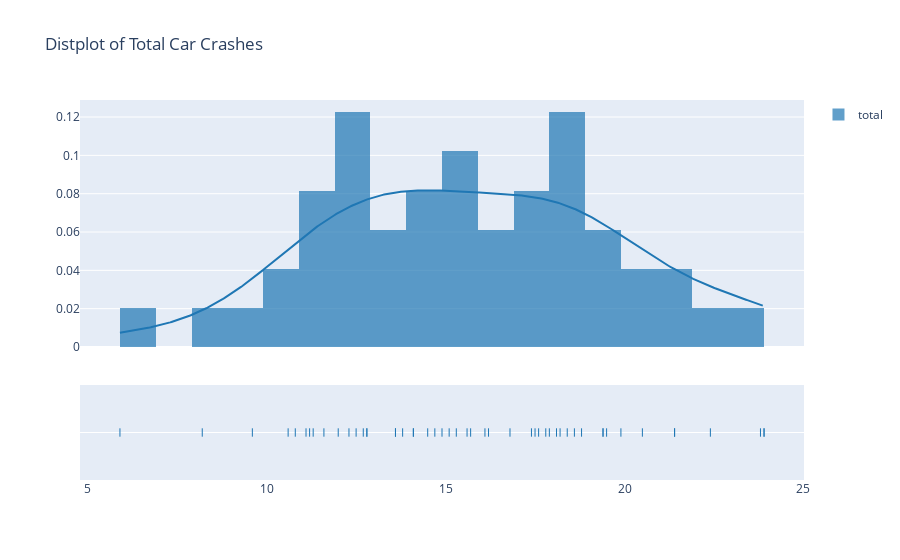

This figure's notebook cell:
### Markdown cell above
We can use the fig object to add more elements to our plot, like below.

### Code cell
# Add title
fig.update_layout(title_text='Distplot of Total Car Crashes')
fig.show()

### Figure 1 — Plotly figure (JSON) as saved in the notebook; plotly's stock layout.template omitted (floating-point values rounded to 4 significant figures; data arrays with more than 128 entries replaced by an {"elided": "..."} marker saying what was removed)
{"data": [{"autobinx": false, "histnorm": "probability density", "legendgroup": "total", "marker": {"color": "rgb(31, 119, 180)"}, "name": "total", "opacity": 0.7, "type": "histogram", "x": [18.8, 18.1, 18.6, 22.4, 12, 13.6, 10.8, 16.2, 5.9, 17.9, 15.6, 17.5, 15.3, 12.8, 14.5, 15.7, 17.8, 21.4, 20.5, 15.1, 12.5, 8.2, 14.1, 9.6, 17.6, 16.1, 21.4, 14.9, 14.7, 11.6, 11.2, 18.4, 12.3, 16.8, 23.9, 14.1, 19.9, 12.8, 18.2, 11.1, 23.9, 19.4, 19.5, 19.4, 11.3, 13.6, 12.7, 10.6, 23.8, 13.8, 17.4], "xaxis": "x", "xbins": {"end": 23.9, "size": 1, "start": 5.9}, "yaxis": "y"}, {"legendgroup": "total", "marker": {"color": "rgb(31, 119, 180)"}, "mode": "lines", "name": "total", "showlegend": false, "type": "scatter", "x": {"elided": "500 float values"}, "xaxis": "x", "y": {"elided": "500 float values"}, "yaxis": "y"}, {"legendgroup": "total", "marker": {"color": "rgb(31, 119, 180)", "symbol": "line-ns-open"}, "mode": "markers", "name": "total", "showlegend": false, "type": "scatter", "x": [18.8, 18.1, 18.6, 22.4, 12, 13.6, 10.8, 16.2, 5.9, 17.9, 15.6, 17.5, 15.3, 12.8, 14.5, 15.7, 17.8, 21.4, 20.5, 15.1, 12.5, 8.2, 14.1, 9.6, 17.6, 16.1, 21.4, 14.9, 14.7, 11.6, 11.2, 18.4, 12.3, 16.8, 23.9, 14.1, 19.9, 12.8, 18.2, 11.1, 23.9, 19.4, 19.5, 19.4, 11.3, 13.6, 12.7, 10.6, 23.8, 13.8, 17.4], "xaxis": "x", "y": ["total", "total", "total", "total", "total", "total", "total", "total", "total", "total", "total", "total", "total", "total", "total", "total", "total", "total", "total", "total", "total", "total", "total", "total", "total", "total", "total", "total", "total", "total", "total", "total", "total", "total", "total", "total", "total", "total", "total", "total", "total", "total", "total", "total", "total", "total", "total", "total", "total", "total", "total"], "yaxis": "y2"}], "layout": {"barmode": "overlay", "hovermode": "closest", "legend": {"traceorder": "reversed"}, "title": {"text": "Distplot of Total Car Crashes"}, "xaxis": {"anchor": "y2", "domain": [0, 1], "zeroline": false}, "yaxis": {"anchor": "free", "domain": [0.35, 1], "position": 0}, "yaxis2": {"anchor": "x", "domain": [0, 0.25], "dtick": 1, "showticklabels": false}}}
